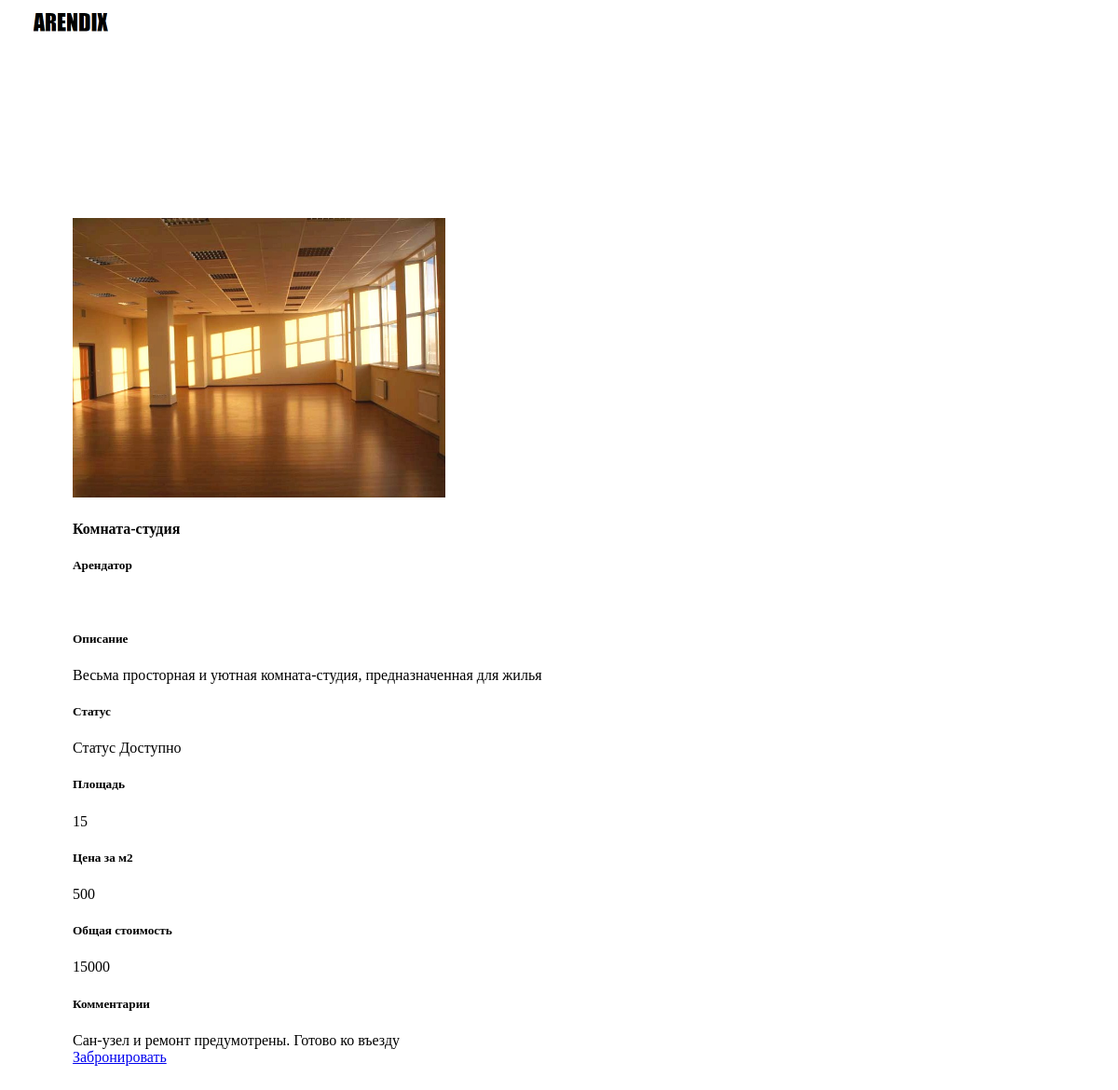
Before: /room/2/ with the older database file.
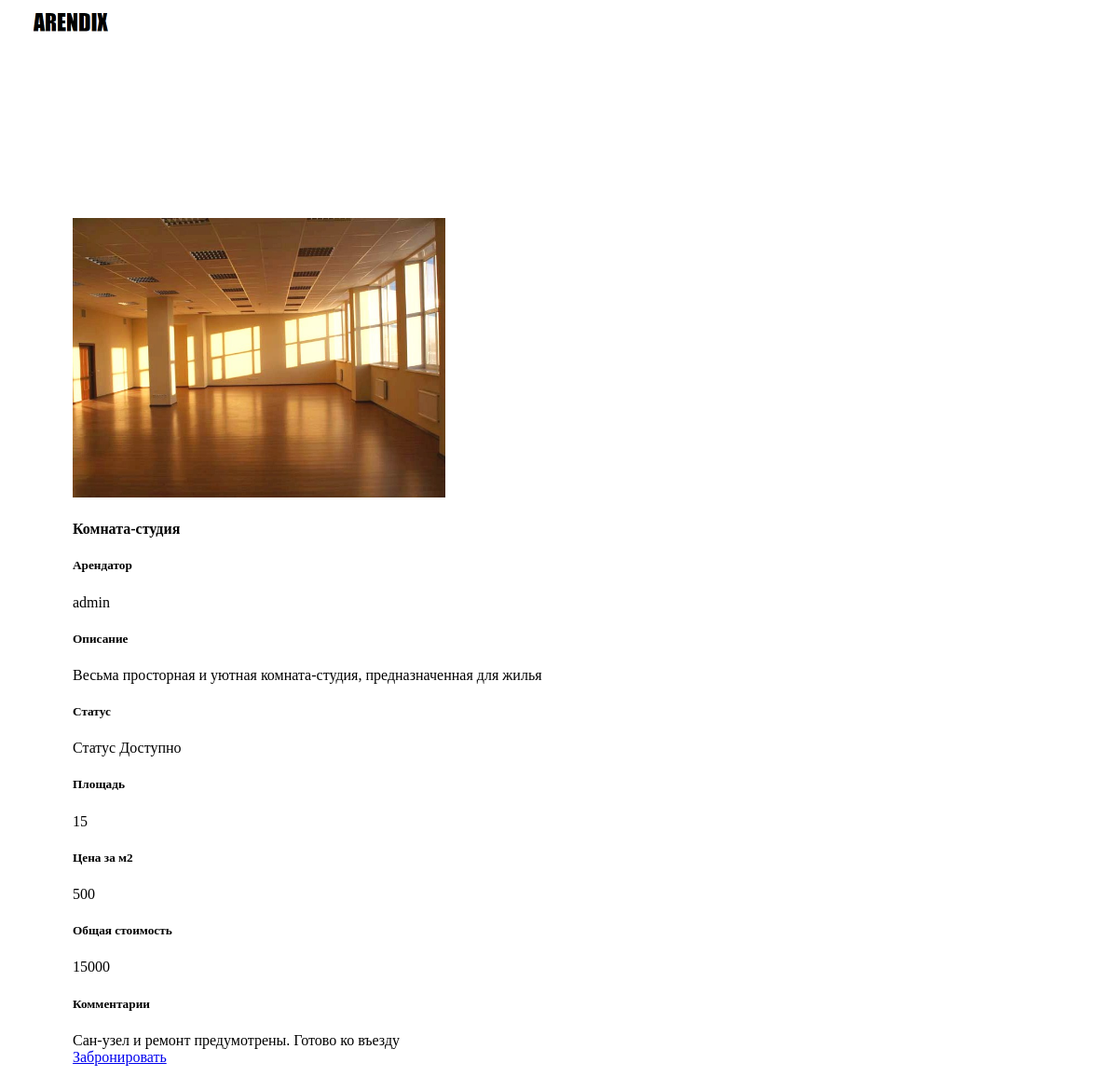
After: the same page with the newer database file.
### rooms/models.py (models this page shows, shortened)
class RoomImage(models.Model):
    room = models.ForeignKey(Room,blank=True,null=True,default=None)
    image = models.ImageField()
    created_date = models.DateTimeField(auto_now_add=True, auto_now = False)
    updated_date = models.DateTimeField(auto_now_add=False, auto_now = True)
    class Meta:
        verbose_name = "Фотография"
        verbose_name_plural = "Фотографии"

class Room(models.Model):
    name = models.CharField(max_length=50,blank=True,null=True,default=None)
    description = models.TextField(blank=True,null=True,default=None)
    square = models.IntegerField(blank=True,null=True,default=None)
    price_per_m2 = models.IntegerField(blank=True,null=True,default=None)
    price = models.IntegerField(blank=True,null=True,default=None)
    comments = models.TextField()
    status = models.ForeignKey(Status)
    user = models.ForeignKey(User, null=True)
    created_date = models.DateTimeField(auto_now_add=True, auto_now = False)
    updated_date = models.DateTimeField(auto_now_add=False, auto_now = True)
    class Meta:
        verbose_name = "Помещение"
        verbose_name_plural = "Помещения"

class Status(models.Model):
    status_value = models.CharField(max_length = 50,blank=True,null=True,default=None)
    status_description = models.TextField(blank=True,null=True,default=None)
    created_date = models.DateTimeField(auto_now_add=True, auto_now = False)
    updated_date = models.DateTimeField(auto_now_add=False, auto_now = True)
    def __str__(self):
        return "Статус %s" % self.status_value
    class Meta:
        verbose_name = "Статус"
        verbose_name_plural = "Статусы"

### lading/views.py (the view)
# urls.py: url(r'^room/(?P<pk>\d+)/$', views.room_detail, name='room_detail'),
def room_detail(request, pk):
    room = get_object_or_404(RoomImage, pk=pk)
    return render(request, 'room_detail1.html', {'room_image': room, "username": auth.get_user(request).username})

### lading/templates/room_detail1.html (shortened to what this page needs)
{% extends 'base.html' %}
{% load static %}
{% block content %}
<div class="android-more-section">
  <div class="mdl-layout mdl-js-layout mdl-card mdl-shadow--3dp mdl-color--white">
    <div class="mdl-card mdl-cell mdl-cell--middle mdl-cell--9-col-desktop mdl-cell--6-col-tablet mdl-cell--4-col-phone">
      <img src="{{ room_image.image.url }} " width="400px" height="300px">
    </div>
                <div class="mdl-card__title mdl-card--border">
                   <h4 class="mdl-card__title-text">{{room_image.room.name}}</h4>
                </div>
                <div class="mdl-card__supporting-text mdl-card--border">
                  <span class="mdl-typography--font-light mdl-typography--subhead">
                    <h5>Арендатор</h5>
                    {{room_image.room.user.username}}</br>
                    {{ room_image.room.user.last_name}}</span>
                </div>
                <div class="mdl-card__supporting-text mdl-card--border">
                  <span class="mdl-typography--font-light mdl-typography--subhead">
                    <h5>Описание</h5>
                    {{room_image.room.description}}</span>
                </div>
                <div class="mdl-card__supporting-text mdl-card--border">
                  <span class="mdl-typography--font-light mdl-typography--subhead">
                    <h5>Статус</h5>
                    {{room_image.room.status}}</span>
                </div>
                <div class="mdl-card__supporting-text mdl-card--border">
                  <span class="mdl-typography--font-light mdl-typography--subhead">
                    <h5>Площадь</h5>
                    {{room_image.room.square}}</span>
                </div>
                <div class="mdl-card__supporting-text mdl-card--border">
                  <span class="mdl-typography--font-light mdl-typography--subhead">
                    <h5>Цена за м2</h5>
                    {{room_image.room.price_per_m2}}</span>
                </div>
                <div class="mdl-card__supporting-text mdl-card--border">
                  <span class="mdl-typography--font-light mdl-typography--subhead">
                    <h5>Общая стоимость</h5>
                    {{room_image.room.price}}</span>
                </div>
                <div class="mdl-card__supporting-text ">
                  <span class="mdl-typography--font-light mdl-typography--subhead">
                    <h5>Комментарии</h5>
                    {{room_image.room.comments}}</span>
                </div>
                <div class="mdl-card__actions mdl-card--border">
                  {% ifequal room_image.room.status.pk 2 %}
                   <a class="mdl-button mdl-js-button mdl-button--primary" href="{% url 'bron' pk=room_image.pk %}">
                     Забронировать
                   </a>
                  {% endifequal %}
                                  </div>
              </div>
  </div>
</div>
{% endblock %}

Changed rows visible on the page:
changed RoomImage "Комната-студия": room.user.username (not shown) → "admin"
